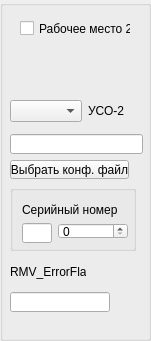
   <widget class="QGroupBox" name="groupBox_workPlace2">
    <property name="geometry">
     <rect>
      <x>160</x>
      <y>170</y>
      <width>151</width>
      <height>341</height>
     </rect>
    </property>
    <property name="title">
     <string/>
    </property>
    <widget class="QWidget" name="layoutWidget_3">
     <property name="geometry">
      <rect>
       <x>10</x>
       <y>100</y>
       <width>127</width>
       <height>22</height>
      </rect>
     </property>
     <layout class="QHBoxLayout" name="horizontalLayout_4">
      <item>
       <widget class="QComboBox" name="comboBox_portListOptical_2"/>
      </item>
      <item>
       <widget class="QLabel" name="label_65">
        <property name="text">
         <string>УСО-2</string>
        </property>
       </widget>
      </item>
     </layout>
    </widget>
    <widget class="QToolButton" name="toolButton_selectConfigFile_2">
     <property name="geometry">
      <rect>
       <x>10</x>
       <y>160</y>
       <width>119</width>
       <height>19</height>
      </rect>
     </property>
     <property name="text">
      <string>Выбрать конф. файл</string>
     </property>
    </widget>
    <widget class="QLabel" name="label_RMV_ErrorFlags_2">
     <property name="geometry">
      <rect>
       <x>10</x>
       <y>264</y>
       <width>76</width>
       <height>16</height>
      </rect>
     </property>
     <property name="text">
      <string>RMV_ErrorFlags</string>
     </property>
    </widget>
    <widget class="QLineEdit" name="lineEdit_RMV_ErrorFlags_2">
     <property name="geometry">
      <rect>
       <x>10</x>
       <y>292</y>
       <width>100</width>
       <height>20</height>
      </rect>
     </property>
     <property name="minimumSize">
      <size>
       <width>100</width>
       <height>0</height>
      </size>
     </property>
    </widget>
    <widget class="QLineEdit" name="lineEdit_selectConfigFile_2">
     <property name="geometry">
      <rect>
       <x>10</x>
       <y>134</y>
       <width>133</width>
       <height>20</height>
      </rect>
     </property>
    </widget>
    <widget class="QLabel" name="label_RMV_ErrorFlags_tick_2">
     <property name="geometry">
      <rect>
       <x>90</x>
       <y>290</y>
       <width>20</width>
       <height>20</height>
      </rect>
     </property>
     <property name="text">
      <string/>
     </property>
    </widget>
    <widget class="QGroupBox" name="groupBox_HarwareConfiguration_4">
     <property name="geometry">
      <rect>
       <x>10</x>
       <y>185</y>
       <width>126</width>
       <height>66</height>
      </rect>
     </property>
     <property name="minimumSize">
      <size>
       <width>70</width>
       <height>0</height>
      </size>
     </property>
     <property name="maximumSize">
      <size>
       <width>16777215</width>
       <height>250</height>
      </size>
     </property>
     <property name="title">
      <string/>
     </property>
     <layout class="QGridLayout" name="gridLayout_14">
      <item row="0" column="0" colspan="2">
       <widget class="QLabel" name="label_66">
        <property name="minimumSize">
         <size>
          <width>0</width>
          <height>20</height>
         </size>
        </property>
        <property name="text">
         <string>Серийный номер</string>
        </property>
       </widget>
      </item>
      <item row="1" column="0">
       <widget class="QLineEdit" name="lineEdit_serial_2">
        <property name="minimumSize">
         <size>
          <width>30</width>
          <height>20</height>
         </size>
        </property>
        <property name="maximumSize">
         <size>
          <width>30</width>
          <height>16777215</height>
         </size>
        </property>
       </widget>
      </item>
      <item row="1" column="1">
       <widget class="QSpinBox" name="spinBox_serial_2">
        <property name="minimumSize">
         <size>
          <width>70</width>
          <height>0</height>
         </size>
        </property>
        <property name="maximumSize">
         <size>
          <width>70</width>
          <height>16777215</height>
         </size>
        </property>
       </widget>
      </item>
     </layout>
    </widget>
    <widget class="QCheckBox" name="checkBox_workPlace2">
     <property name="geometry">
      <rect>
       <x>20</x>
       <y>20</y>
       <width>111</width>
       <height>17</height>
      </rect>
     </property>
     <property name="text">
      <string>Рабочее место 2</string>
     </property>
    </widget>
   </widget>
